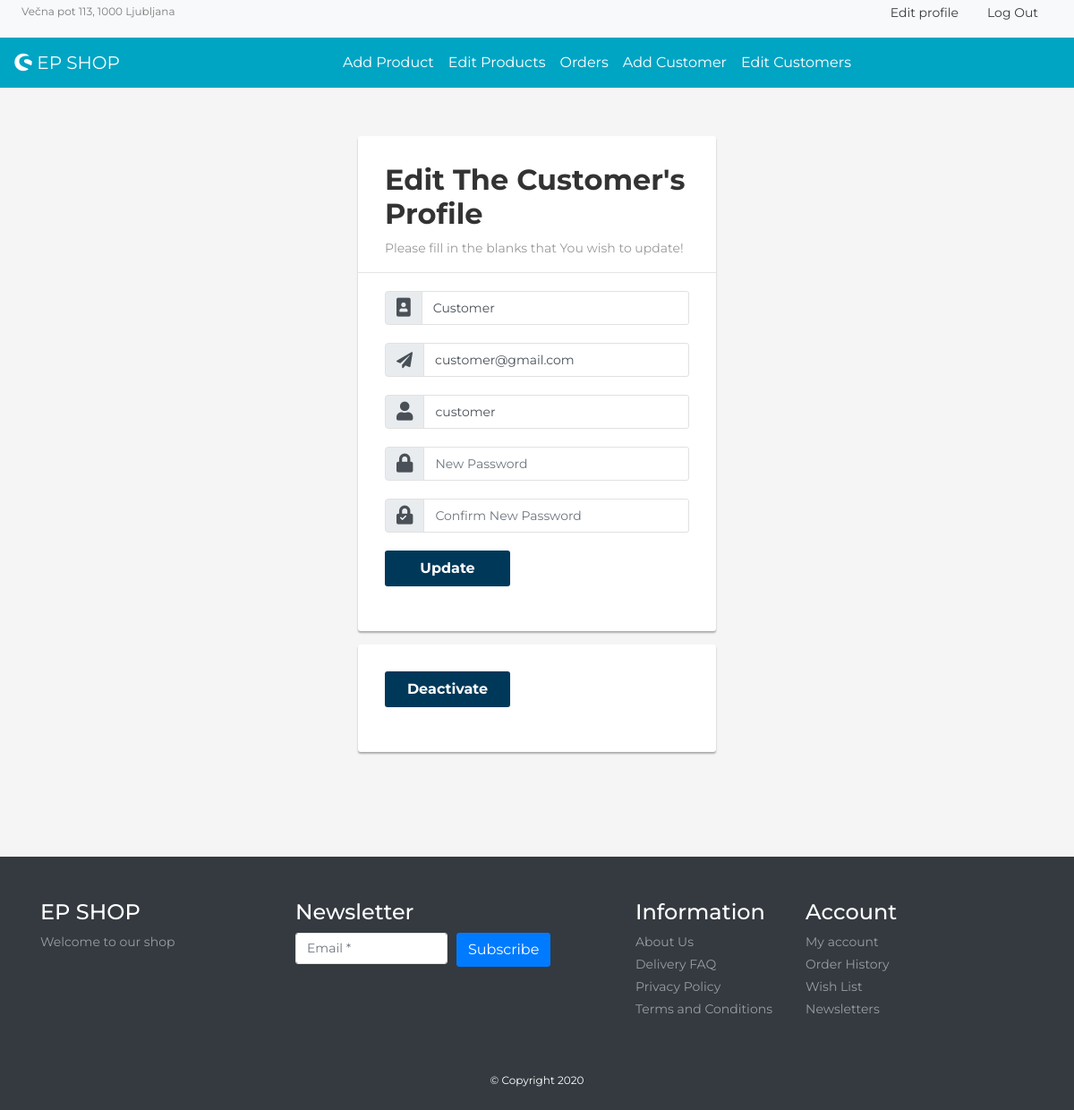
Page /editCustomer.php?customer_id=4 on the committed database.
### tables this page shows
CREATE TABLE `users` (
    `usersId` int(11) PRIMARY KEY AUTO_INCREMENT NOT NULL,
    `cartId` int(11) DEFAULT NULL,
    `usersName` varchar(128) UNIQUE NOT NULL,
    `usersEmail` varchar(128) UNIQUE NOT NULL,
    `usersUid` varchar(128) NOT NULL,
    `usersPwd` varchar(128) NOT NULL,
    `userStatus` int(11) NOT NULL DEFAULT 1,  
    `userRole` int(11) NOT NULL,  
    `street` varchar(255) DEFAULT NULL,
    `houseNo` int(11) DEFAULT NULL,
    `post` varchar(255) DEFAULT NULL,
    `postNo` int(11) DEFAULT NULL
);

### functions.php (called while the page is built, shortened)
<?php
require ('database/DBController.php');
require ('database/User.php');
$db = new DBController();
$customer=new User($db);
$customer_shuffle=$customer->getCustomers();

### database/User.php (called while the page is built, shortened)
<?php
class User
{
    public $db = null;
    public function __construct(DBController $db){
        $this->db = $db;
    }
    public function getCustomers($table = 'users'){
        $result = $this->db->con->query("SELECT * FROM {$table} WHERE userRole='2'");
        $resultArray = array();
        while($user = mysqli_fetch_array($result, MYSQLI_ASSOC)){
            $resultArray[] = $user;
        }
        return $resultArray;
    }
}

### database/DBController.php (called while the page is built, shortened)
<?php
class DBController
{
    protected $host = 'localhost';
    protected $user = 'root';
    protected $password = '';
    protected $database = "epshop";
    public function __construct(){
        $this->con = mysqli_connect($this->host, $this->user, $this->password, $this->database);
    }
}

### editCustomer.php (called while the page is built, shortened)
<?php
include('sellerHeader.php');
?>
<?php
include('Template/_editCustomer.php');
?>
<?php
include('footer.php');
?>

### Template/_editCustomer.php (the view, shortened to what this page needs)
<?php
$customer_id = $_GET['customer_id'] ?? 1;
foreach($customer->getCustomers() as $cus):
    if($cus['usersId']  == $customer_id):
        ?>
        <section class="mt-4">
            <div class="editSellerProfile-form">
                <form action="Template/includes/edit-customer-profile.inc.php" method="post">
                    <h2>Edit The Customer's Profile</h2>
                    <p style="font-size: 14px; ">Please fill in the blanks that You wish to update!</p>
                    <hr>
                    <div class="form-group">
                        <div class="input-group">
                            <div class="input-group-prepend">
					<span class="input-group-text">
						<span class="fa fa-portrait"></span>
					</span>
                            </div>
                            <input type="text" class="form-control" name="name" value="<?php echo $cus['usersName'] ?>">
                        </div>
                    </div>
                    <div class="form-group">
                        <div class="input-group">
                            <div class="input-group-prepend">
					<span class="input-group-text">
						<i class="fa fa-paper-plane"></i>
					</span>
                            </div>
                            <input type="email" class="form-control" name="email" value="<?php echo $cus['usersEmail'] ?>">
                        </div>
                    </div>
                    <div class="form-group">
                        <div class="input-group">
                            <div class="input-group-prepend">
					<span class="input-group-text">
						<span class="fa fa-user"></span>
					</span>
                            </div>
                            <input type="text" class="form-control" name="uid" value="<?php echo $cus['usersUid'] ?>">
                        </div>
                    </div>
                    <div class="form-group">
                        <div class="input-group">
                            <div class="input-group-prepend">
					<span class="input-group-text">
						<i class="fa fa-lock"></i>
					</span>
                            </div>
                            <input type="password" class="form-control" name="pwd" placeholder="New Password" required="required">
                        </div>
                    </div>
                    <div class="form-group">
                        <div class="input-group">
                            <div class="input-group-prepend">
					<span class="input-group-text">
						<i class="fa fa-lock"></i>
						<i class="fa fa-check"></i>
					</span>
                            </div>
                            <input type="password" class="form-control" name="pwdrepeat" placeholder="Confirm New Password" required="required">
                        </div>
                    </div>
                    <div class="form-group">
                        <button type="submit" name="submit" class="btn btn-primary btn-lg">Update</button>
                    </div>
                </form>
                <?php if ($cus['userStatus'] == 1){?>
                <form action="Template/includes/edit-customer-profile.inc.php" method="post">
                    <div class="form-group">
                        <button type="submit" name="deac" class="btn btn-primary btn-lg">Deactivate</button>
                    </div>
                </form>
                <?php } ?>
            </div>
            <br>
            <br>
            <br>
        </section>
    <?php
    endif;
endforeach;

### style.css (style rules this page uses)
button, button:focus { outline: none !important; box-shadow: none !important; }

### Template/_editCustomer.php (style rules this page uses)
body { color: #fff; background: whitesmoke; font-family: 'Montserrat'; }
.form-control { font-size: 14px; }
.form-control, .form-control:focus, .input-group-text { border-color: #e1e1e1; }
.form-control, .btn { border-radius: 3px; }
.editSellerProfile-form { width: 400px; margin: 0 auto; padding: 30px 0; }
.editSellerProfile-form form { color: #999; border-radius: 3px; margin-bottom: 15px; background: #fff; box-shadow: 0px 2px 2px rgba(0, 0, 0, 0.3); padding: 30px; }
.editSellerProfile-form h2 { color: #333; font-weight: bold; margin-top: 0; }
.editSellerProfile-form hr { margin: 0 -30px 20px; }
.editSellerProfile-form .form-group { margin-bottom: 20px; }
.editSellerProfile-form .form-control { min-height: 38px; box-shadow: none !important; }
.editSellerProfile-form .btn, .signup-form .btn:active { font-size: 16px; font-weight: bold; background: #003859 !important; border: none; min-width: 140px; }
.editSellerProfile-form .fa { font-size: 21px; }
.editSellerProfile-form .fa-paper-plane { font-size: 18px; }
.editSellerProfile-form .fa-check { color: #fff; left: 17px; top: 18px; font-size: 7px; position: absolute; }

### rows in the picture
users: name "Customer", email "customer@gmail.com", uid "customer"
